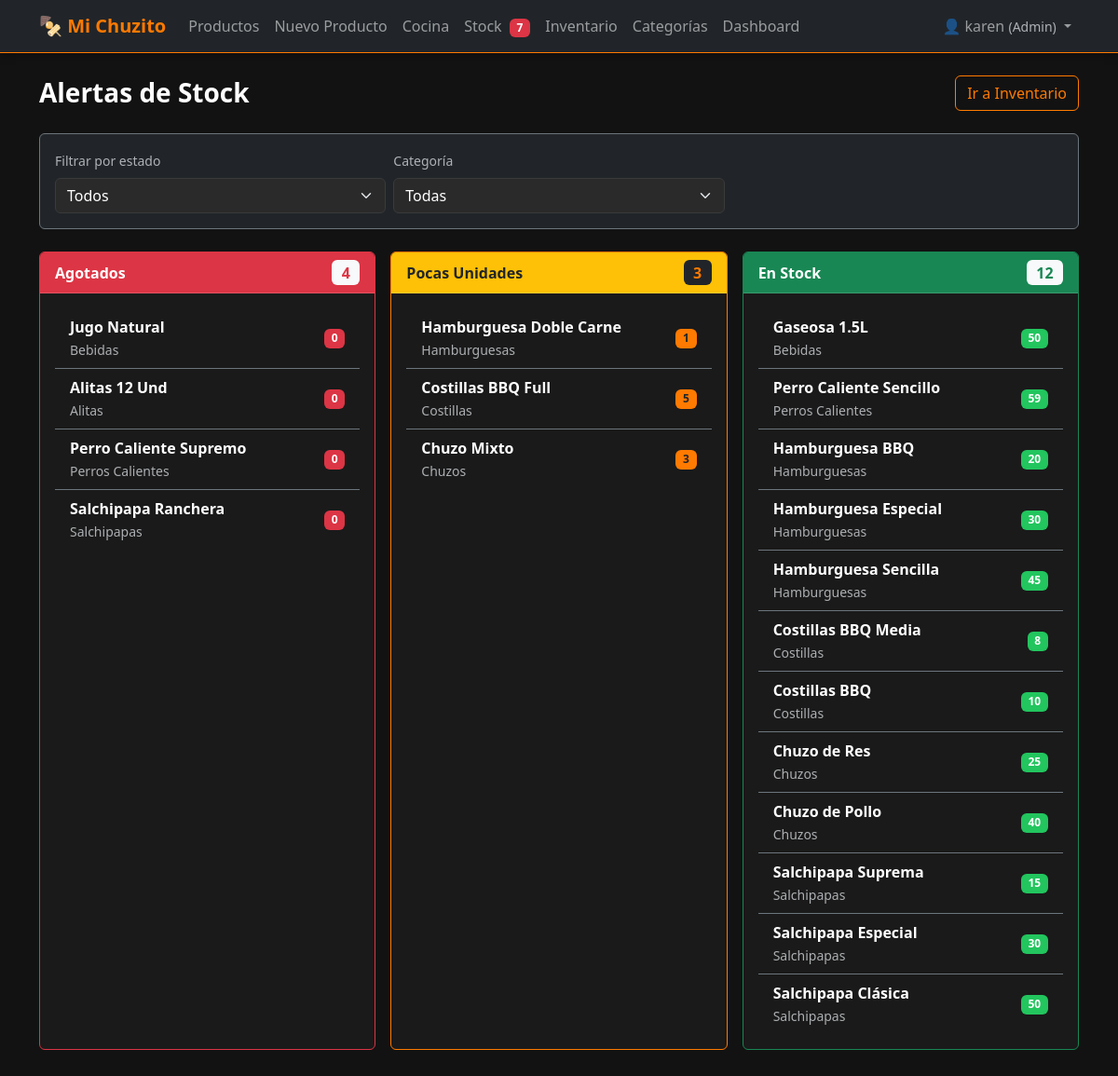
Page /stock/alertas/ (signed in) on the committed database.
### productos/models.py (models this page shows, shortened)
class Producto(models.Model):
    ESTADO_CHOICES = [
        ("activo", "Activo"),
        ("inactivo", "Inactivo"),
    ]
    nombre_validator = RegexValidator(
        regex=r"^[a-zA-ZáéíóúÁÉÍÓÚñÑ0-9\s]{3,100}$",
        message="El nombre solo permite letras, números y espacios (3-100 caracteres).",
    )
    precio_validator = RegexValidator(
        regex=r"^\d+(\.\d{1,2})?$",
        message="Ingrese un precio válido (ej: 15000 o 15000.00).",
    )
    stock_validator = RegexValidator(
        regex=r"^[0-9]+$",
        message="El stock solo permite números enteros positivos.",
    )
    nombre = models.CharField(
        max_length=100,
        validators=[nombre_validator],
        db_index=True,
    )
    descripcion = models.TextField(blank=True, null=True)
    categoria = models.ForeignKey(
        Categoria,
        on_delete=models.PROTECT,
        related_name="productos",
    )
    precio = models.DecimalField(
        max_digits=10,
        decimal_places=2,
        validators=[precio_validator, MinValueValidator(0.01)],
    )
    imagen = models.ImageField(
        upload_to="productos/",
        blank=True,
        null=True,
    )
    ingredientes = models.TextField(blank=True, null=True, help_text="Separar por comas")
    tiempo_preparacion = models.PositiveIntegerField(
        help_text="Tiempo en minutos",
        blank=True,
        null=True,
    )
    disponibilidad = models.BooleanField(default=True)
    stock = models.PositiveIntegerField(
        default=0,
        validators=[stock_validator],
    )
    fecha_creacion = models.DateTimeField(auto_now_add=True)
    fecha_actualizacion = models.DateTimeField(auto_now=True)
    estado = models.CharField(max_length=10, choices=ESTADO_CHOICES, default="activo")
    class Meta:
        verbose_name = "Producto"
        verbose_name_plural = "Productos"
        ordering = ["-fecha_creacion"]
        indexes = [
            models.Index(fields=["nombre"]),
            models.Index(fields=["categoria"]),
            models.Index(fields=["estado"]),
            models.Index(fields=["disponibilidad"]),
        ]

class Categoria(models.Model):
    nombre = models.CharField(max_length=100, unique=True)
    descripcion = models.TextField(blank=True, null=True)
    estado = models.BooleanField(default=True)
    fecha_creacion = models.DateTimeField(auto_now_add=True)
    class Meta:
        verbose_name = "Categoría"
        verbose_name_plural = "Categorías"
        ordering = ["nombre"]

### productos/views.py (the view)
# urls.py: path("stock/alertas/", views.StockAlertView.as_view(), name="stock_alertas"),
class StockAlertView(LoginRequiredMixin, TemplateView):
    template_name = "productos/stock_alertas.html"
    def get_context_data(self, **kwargs):
        context = super().get_context_data(**kwargs)
        umbral = getattr(settings, "STOCK_MINIMO_ALERTA", 5)
        agotados = Producto.objects.filter(
            estado="activo", stock=0
        ).select_related("categoria")
        pocas_unidades = Producto.objects.filter(
            estado="activo", stock__gt=0, stock__lte=umbral
        ).select_related("categoria")
        en_stock = Producto.objects.filter(
            estado="activo", stock__gt=umbral
        ).select_related("categoria")
        context["agotados"] = agotados
        context["pocas_unidades"] = pocas_unidades
        context["en_stock"] = en_stock
        context["categorias"] = Categoria.objects.filter(estado=True)
        context["umbral"] = umbral
        return context

### productos/context_processors.py (called while the page is built)
def stock_alert_count(request):
    if request.user.is_authenticated:
        umbral = getattr(settings, "STOCK_MINIMO_ALERTA", 5)
        agotados = Producto.objects.filter(estado="activo", stock=0).count()
        bajo_stock = Producto.objects.filter(
            estado="activo", stock__gt=0, stock__lte=umbral
        ).count()
        return {"stock_criticos": agotados + bajo_stock}
    return {"stock_criticos": 0}

### productos/context_processors_role.py (called while the page is built, shortened)
def role_context(request):
    if request.user.is_authenticated:
        return {
            "user_role": get_user_role(request.user),
            "is_admin": get_user_role(request.user) == "Admin",
            "is_cocina": get_user_role(request.user) == "Cocina",
            "is_cajero": get_user_role(request.user) == "Cajero",
        }

### productos/roles.py (called while the page is built)
def get_user_role(user):
    if not user.is_authenticated:
        return None
    if user.is_superuser:
        return "Admin"
    groups = user.groups.values_list("name", flat=True)
    for role in ["Admin", "Cocina", "Cajero"]:
        if role in groups:
            return role
    return None

### productos/templates/productos/stock_alertas.html (shortened to what this page needs)
{% extends "productos/base.html" %}
{% load static %}
{% block content %}
<div class="d-flex justify-content-between align-items-center mb-4">
    <h1 class="h3 fw-bold mb-0">Alertas de Stock</h1>
    <a href="{% url 'productos:inventario' %}" class="btn btn-outline-warning">Ir a Inventario</a>
</div>
<div class="card bg-dark border-secondary mb-4">
    <div class="card-body">
        <div class="row g-2 align-items-end">
            <div class="col-md-4">
                <label class="form-label small text-muted">Filtrar por estado</label>
                <select class="form-select" id="stockFilter"
                        hx-get="{% url 'productos:htmx_stock_filter' %}"
                        hx-trigger="change"
                        hx-target="#alertasContainer"
                        hx-indicator="#filterIndicator">
                    <option value="">Todos</option>
                </select>
            </div>
            <div class="col-md-4">
                <label class="form-label small text-muted">Categoría</label>
                <select class="form-select" id="categoryFilter"
                        hx-get="{% url 'productos:htmx_stock_filter' %}"
                        hx-trigger="change"
                        hx-target="#alertasContainer"
                        hx-indicator="#filterIndicator">
                    <option value="">Todas</option>
                </select>
            </div>
            <div class="col-md-2">
            </div>
        </div>
    </div>
</div>
<div id="alertasContainer">
    <div class="row g-3 mb-4">
        <div class="col-md-4">
            <div class="card border-danger h-100">
                <div class="card-header bg-danger text-white d-flex justify-content-between align-items-center">
                    <span class="fw-bold">Agotados</span>
                    <span class="badge bg-light text-danger fs-6">{{ agotados|length }}</span>
                </div>
                <div class="card-body">
                    {% if agotados %}
                    <ul class="list-group list-group-flush bg-transparent">
                        {% for p in agotados %}
                        <li class="list-group-item bg-transparent text-white d-flex justify-content-between align-items-center border-secondary">
                            <div>
                                <strong>{{ p.nombre }}</strong>
                                <br><small class="text-muted">{{ p.categoria.nombre }}</small>
                            </div>
                            <span class="badge bg-danger">0</span>
                        </li>
                        {% endfor %}
                    </ul>
                    {% else %}
                    <p class="text-muted mb-0">No hay productos agotados.</p>
                    {% endif %}
                </div>
            </div>
        </div>
        <div class="col-md-4">
            <div class="card border-warning h-100">
                <div class="card-header bg-warning text-dark d-flex justify-content-between align-items-center">
                    <span class="fw-bold">Pocas Unidades</span>
                    <span class="badge bg-dark text-warning fs-6">{{ pocas_unidades|length }}</span>
                </div>
                <div class="card-body">
                    {% if pocas_unidades %}
                    <ul class="list-group list-group-flush bg-transparent">
                        {% for p in pocas_unidades %}
                        <li class="list-group-item bg-transparent text-white d-flex justify-content-between align-items-center border-secondary">
                            <div>
                                <strong>{{ p.nombre }}</strong>
                                <br><small class="text-muted">{{ p.categoria.nombre }}</small>
                            </div>
                            <span class="badge bg-warning text-dark">{{ p.stock }}</span>
                        </li>
                        {% endfor %}
                    </ul>
                    {% else %}
                    <p class="text-muted mb-0">No hay productos con stock bajo.</p>
                    {% endif %}
                </div>
            </div>
        </div>
        <div class="col-md-4">
            <div class="card border-success h-100">
                <div class="card-header bg-success text-white d-flex justify-content-between align-items-center">
                    <span class="fw-bold">En Stock</span>
                    <span class="badge bg-light text-success fs-6">{{ en_stock|length }}</span>
                </div>
                <div class="card-body">
                    {% if en_stock %}
                    <ul class="list-group list-group-flush bg-transparent">
                        {% for p in en_stock %}
                        <li class="list-group-item bg-transparent text-white d-flex justify-content-between align-items-center border-secondary">
                            <div>
                                <strong>{{ p.nombre }}</strong>
                                <br><small class="text-muted">{{ p.categoria.nombre }}</small>
                            </div>
                            <span class="badge bg-success">{{ p.stock }}</span>
                        </li>
                        {% endfor %}
                    </ul>
                    {% else %}
                    <p class="text-muted mb-0">No hay productos en stock.</p>
                    {% endif %}
                </div>
            </div>
        </div>
    </div>
</div>
{% endblock %}

### productos/templates/productos/base.html (shortened to what this page needs)
<!DOCTYPE html>
{% load static %}
<html lang="es" data-bs-theme="dark">
<head>
    <link rel="stylesheet" href="{% static 'productos/css/bootstrap.min.css' %}">
    <link rel="stylesheet" href="{% static 'productos/css/styles.css' %}">
</head>
<body>
    {% if user.is_authenticated %}
    <nav class="navbar navbar-expand-lg navbar-dark bg-dark border-bottom border-warning">
        <div class="container">
            <a class="navbar-brand fw-bold text-warning" href="{% url 'productos:list' %}">
                🍢 Mi Chuzito
            </a>
            <div class="collapse navbar-collapse" id="navbarNav">
                <ul class="navbar-nav me-auto">
                    {% if is_admin or is_cajero %}
                    <li class="nav-item">
                        <a class="nav-link" href="{% url 'productos:list' %}">Productos</a>
                    </li>
                    {% endif %}
                    {% if is_admin or is_cajero %}
                    <li class="nav-item">
                        <a class="nav-link" href="{% url 'productos:create' %}">Nuevo Producto</a>
                    </li>
                    {% endif %}
                    {% if is_admin or is_cocina %}
                    <li class="nav-item">
                        <a class="nav-link" href="{% url 'cocina:dashboard' %}">Cocina</a>
                    </li>
                    {% endif %}
                    <li class="nav-item">
                        <a class="nav-link" href="{% url 'productos:stock_alertas' %}">
                            Stock
                            {% if stock_criticos > 0 %}
                            <span class="badge bg-danger ms-1">{{ stock_criticos }}</span>
                            {% endif %}
                        </a>
                    </li>
                    <li class="nav-item">
                        <a class="nav-link" href="{% url 'productos:inventario' %}">Inventario</a>
                    </li>
                    {% if is_admin %}
                    <li class="nav-item">
                        <a class="nav-link" href="{% url 'productos:categoria_list' %}">Categorías</a>
                    </li>
                    <li class="nav-item">
                        <a class="nav-link" href="{% url 'productos:dashboard' %}">Dashboard</a>
                    </li>
                    {% endif %}
                </ul>
                <ul class="navbar-nav">
                    <li class="nav-item dropdown">
                        <a class="nav-link dropdown-toggle" href="#" role="button" data-bs-toggle="dropdown">
                            👤 {{ user.username }}
                            {% if user_role %}
                            <small class="text-muted d-none d-lg-inline">({{ user_role }})</small>
                            {% endif %}
                        </a>
                    </li>
                </ul>
            </div>
        </div>
    </nav>
    {% endif %}
    <main class="container py-4">
        {% block content %}{% endblock %}
    </main>
</body>
</html>

### productos/static/productos/css/styles.css (style rules this page uses)
:root { --black: #121212; --orange: #FF7A00; --green: #22C55E; --white: #FFFFFF; }
body { background-color: var(--black); color: var(--white); font-family: 'Segoe UI', system-ui, -apple-system, sans-serif; min-height: 100vh; }
.navbar { box-shadow: 0 2px 10px rgba(0,0,0,0.3); }
.card { transition: transform 0.2s ease, box-shadow 0.2s ease; background-color: #1a1a1a; }
.btn-outline-warning { color: var(--orange); border-color: var(--orange); }
.text-warning { color: var(--orange) !important; }
.bg-warning { background-color: var(--orange) !important; }
.border-warning { border-color: var(--orange) !important; }
.badge.bg-success { background-color: var(--green) !important; }
.form-control, .form-select { background-color: #2a2a2a; border-color: #3a3a3a; color: var(--white); }
.card-header.bg-danger { background-color: #dc3545 !important; }
.card-header.bg-warning { background-color: #ffc107 !important; }
.card-header.bg-success { background-color: #198754 !important; }

### rows in the picture
Producto: nombre "Jugo Natural", categoria.nombre "Bebidas"
Producto: nombre "Alitas 12 Und", categoria.nombre "Alitas"
Producto: nombre "Perro Caliente Supremo", categoria.nombre "Perros Calientes"
Producto: nombre "Salchipapa Ranchera", categoria.nombre "Salchipapas"
Producto: nombre "Hamburguesa Doble Carne", categoria.nombre "Hamburguesas", stock "1"
Producto: nombre "Costillas BBQ Full", categoria.nombre "Costillas", stock "5"
Producto: nombre "Chuzo Mixto", categoria.nombre "Chuzos", stock "3"
Producto: nombre "Gaseosa 1.5L", categoria.nombre "Bebidas", stock "50"
Producto: nombre "Perro Caliente Sencillo", categoria.nombre "Perros Calientes", stock "59"
Producto: nombre "Hamburguesa BBQ", categoria.nombre "Hamburguesas", stock "20"
Producto: nombre "Hamburguesa Especial", categoria.nombre "Hamburguesas", stock "30"
Producto: nombre "Hamburguesa Sencilla", categoria.nombre "Hamburguesas", stock "45"
Producto: nombre "Costillas BBQ Media", categoria.nombre "Costillas", stock "8"
Producto: nombre "Costillas BBQ", categoria.nombre "Costillas", stock "10"
Producto: nombre "Chuzo de Res", categoria.nombre "Chuzos", stock "25"
Producto: nombre "Chuzo de Pollo", categoria.nombre "Chuzos", stock "40"
Producto: nombre "Salchipapa Suprema", categoria.nombre "Salchipapas", stock "15"
Producto: nombre "Salchipapa Especial", categoria.nombre "Salchipapas", stock "30"
Producto: nombre "Salchipapa Clásica", categoria.nombre "Salchipapas", stock "50"

### other values in the picture
{{ stock_criticos }} "7"
{{ user.username }} "karen"
{{ user_role }} "Admin"
{{ agotados|length }} "4"
{{ pocas_unidades|length }} "3"
{{ en_stock|length }} "12"
